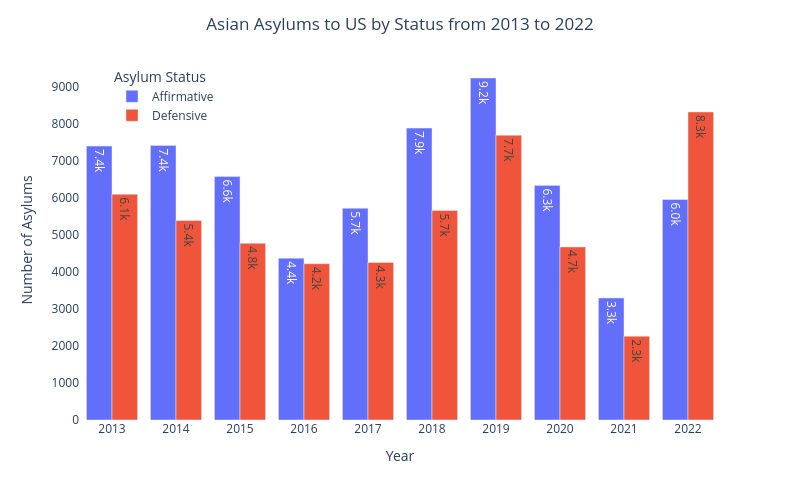

The notebook cell this image was saved under:
### Markdown cell above
### Asian asylums to US by status (affirmative vs defensive)

### Code cell
fig8=px.bar(
    asylum,
    x='Year',
    y=['Asian_affirm','Asian_defense'],
    labels={'variable':'Asylum Status'},
    text_auto='.2s'
)

fig8.update_layout(
    title_x=0.5,
    title_text='Asian Asylums to US by Status from 2013 to 2022',
    width=800, height=500,
    xaxis=dict(tickvals=list(range(2013,2023,1))),
    yaxis_title='Number of Asylums',
    legend=dict(xanchor='left',x=0.05,yanchor='top',y=0.99,orientation='v'),
    plot_bgcolor='white',
    barmode='group'
)
fig8.update_traces(selector=dict(name='Asian_affirm'),name='Affirmative')
fig8.update_traces(selector=dict(name='Asian_defense'),name='Defensive')

fig8.show()

### Figure 1 — Plotly figure (JSON) as saved in the notebook; plotly's stock layout.template omitted (floating-point values rounded to 4 significant figures)
{"data": [{"hovertemplate": "Asylum Status=Asian_affirm<br>Year=%{x}<br>value=%{y}<extra></extra>", "legendgroup": "Asian_affirm", "marker": {"color": "#636efa", "pattern": {"shape": ""}}, "name": "Affirmative", "orientation": "v", "showlegend": true, "textposition": "auto", "texttemplate": "%{y:.2s}", "type": "bar", "x": [2013, 2014, 2015, 2016, 2017, 2018, 2019, 2020, 2021, 2022], "xaxis": "x", "y": [7392, 7409, 6570, 4367, 5715, 7878, 9230, 6332, 3295, 5951], "yaxis": "y"}, {"hovertemplate": "Asylum Status=Asian_defense<br>Year=%{x}<br>value=%{y}<extra></extra>", "legendgroup": "Asian_defense", "marker": {"color": "#EF553B", "pattern": {"shape": ""}}, "name": "Defensive", "orientation": "v", "showlegend": true, "textposition": "auto", "texttemplate": "%{y:.2s}", "type": "bar", "x": [2013, 2014, 2015, 2016, 2017, 2018, 2019, 2020, 2021, 2022], "xaxis": "x", "y": [6091, 5385, 4768, 4218, 4251, 5655, 7686, 4671, 2262, 8313], "yaxis": "y"}], "layout": {"barmode": "group", "height": 500, "legend": {"orientation": "v", "title": {"text": "Asylum Status"}, "tracegroupgap": 0, "x": 0.05, "xanchor": "left", "y": 0.99, "yanchor": "top"}, "margin": {"t": 60}, "plot_bgcolor": "white", "title": {"text": "Asian Asylums to US by Status from 2013 to 2022", "x": 0.5}, "width": 800, "xaxis": {"anchor": "y", "domain": [0, 1], "tickvals": [2013, 2014, 2015, 2016, 2017, 2018, 2019, 2020, 2021, 2022], "title": {"text": "Year"}}, "yaxis": {"anchor": "x", "domain": [0, 1], "title": {"text": "Number of Asylums"}}}}
